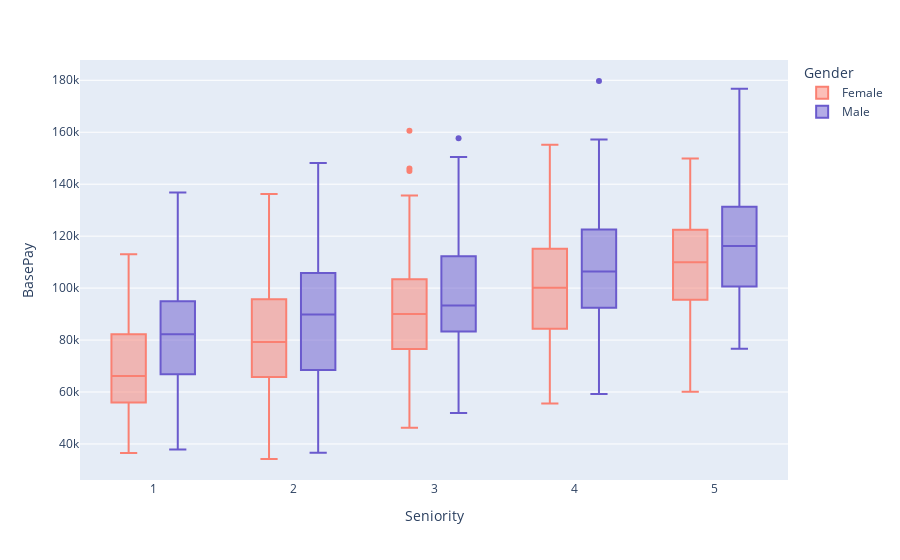

Notebook code cell kept with this figure:
### Code cell
px.box(glassdoor_data,x="Seniority",y="BasePay",color='Gender',color_discrete_map=gender_colors, category_orders=category_orders)

### Figure 1 — Plotly figure (JSON) as saved in the notebook; plotly's stock layout.template omitted (floating-point values rounded to 4 significant figures; data arrays with more than 128 entries replaced by an {"elided": "..."} marker saying what was removed)
{"data": [{"alignmentgroup": "True", "hovertemplate": "Gender=Female<br>Seniority=%{x}<br>BasePay=%{y}<extra></extra>", "legendgroup": "Female", "marker": {"color": "salmon"}, "name": "Female", "notched": false, "offsetgroup": "Female", "orientation": "v", "showlegend": true, "type": "box", "x": {"elided": "468 int values"}, "x0": " ", "xaxis": "x", "y": {"elided": "468 int values"}, "y0": " ", "yaxis": "y"}, {"alignmentgroup": "True", "hovertemplate": "Gender=Male<br>Seniority=%{x}<br>BasePay=%{y}<extra></extra>", "legendgroup": "Male", "marker": {"color": "slateblue"}, "name": "Male", "notched": false, "offsetgroup": "Male", "orientation": "v", "showlegend": true, "type": "box", "x": {"elided": "532 int values"}, "x0": " ", "xaxis": "x", "y": {"elided": "532 int values"}, "y0": " ", "yaxis": "y"}], "layout": {"boxmode": "group", "legend": {"title": {"text": "Gender"}, "tracegroupgap": 0}, "margin": {"t": 60}, "xaxis": {"anchor": "y", "domain": [0, 1], "title": {"text": "Seniority"}}, "yaxis": {"anchor": "x", "domain": [0, 1], "title": {"text": "BasePay"}}}}
